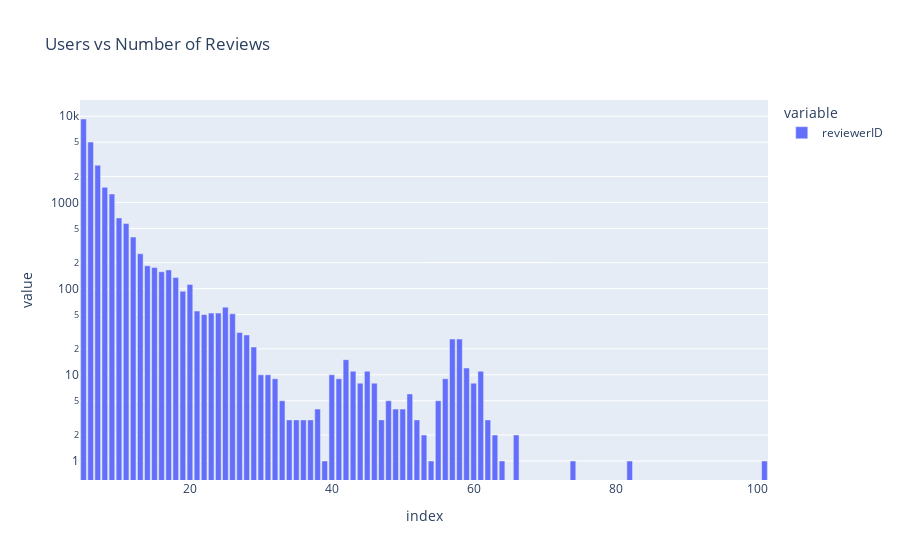

Notebook code for this chart:
### Code cell
fig = px.bar(
    some_reviews.groupby('reviewerID')['reviewerID'].count().value_counts(),
    log_y=True,
    title='Users vs Number of Reviews'
)
fig.show()

### Figure 1 — Plotly figure (JSON) as saved in the notebook; plotly's stock layout.template omitted (floating-point values rounded to 4 significant figures)
{"data": [{"alignmentgroup": "True", "hovertemplate": "variable=reviewerID<br>index=%{x}<br>value=%{y}<extra></extra>", "legendgroup": "reviewerID", "marker": {"color": "#636efa", "pattern": {"shape": ""}}, "name": "reviewerID", "offsetgroup": "reviewerID", "orientation": "v", "showlegend": true, "textposition": "auto", "type": "bar", "x": [5, 6, 7, 8, 9, 10, 11, 12, 13, 14, 15, 17, 16, 18, 20, 19, 25, 21, 24, 23, 26, 22, 27, 28, 57, 58, 29, 42, 59, 45, 43, 61, 31, 40, 30, 32, 56, 41, 44, 46, 60, 51, 48, 55, 33, 50, 49, 38, 35, 47, 62, 52, 36, 37, 34, 66, 53, 63, 74, 101, 82, 64, 39, 54], "xaxis": "x", "y": [9292, 5017, 2699, 1497, 1249, 661, 569, 397, 254, 184, 176, 165, 157, 135, 112, 93, 61, 55, 52, 52, 51, 50, 31, 29, 26, 26, 21, 15, 12, 11, 11, 11, 10, 10, 10, 9, 9, 9, 8, 8, 8, 6, 5, 5, 5, 4, 4, 4, 3, 3, 3, 3, 3, 3, 3, 2, 2, 2, 1, 1, 1, 1, 1, 1], "yaxis": "y"}], "layout": {"barmode": "relative", "legend": {"title": {"text": "variable"}, "tracegroupgap": 0}, "title": {"text": "Users vs Number of Reviews"}, "xaxis": {"anchor": "y", "domain": [0, 1], "title": {"text": "index"}}, "yaxis": {"anchor": "x", "domain": [0, 1], "title": {"text": "value"}, "type": "log"}}}
